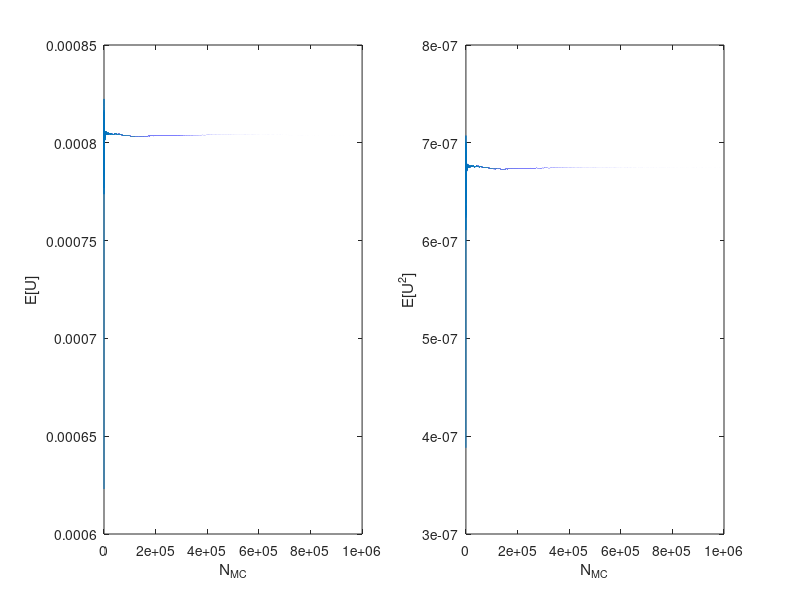

The MATLAB script that drew this image: (Note: this script raises an error after producing the figure.)
%problem parameters
b = 0.5;
h = 0.3;
L = 5;
P = 0.01;

U = @(Y) P*L.^3/4/b/h^3./Y;
%shape parameter
A = 25;
%scale parameter
B = 1200;

%%
%%MONTE CARLO
disp('======================MONTE CARLO========================')

%number of samples, Monte Carlo
Nmc0 = 1e6;
%draw random samples Nmc times
disp('sampling..........')
Y = gamrnd(A,B,Nmc0,1);
%solve the problem for each sample
U_mc = P*L^3./(4*b*h^3*Y);
%compute convergence
U_convergence = cumsum(U_mc)'./(1:Nmc0);
U2_convergence = cumsum(U_mc.^2)'./(1:Nmc0);

%plot results
figure(1);
subplot(1,2,1);
plot(U_convergence);
xlabel('N_{MC}');
ylabel('E[U]');

subplot(1,2,2);
plot(U2_convergence);
xlabel('N_{MC}');
ylabel('E[U^2]');

%%
%%PCE, PSEUDO-PROJECTION
disp('================PCE, PSEUDO PROJECTION===================')

% number of samples, Monte Carlo
Nmc = 1e6;
Npce = 9;
u_sp = [];

%draw random samples Nmc times
disp('sampling..........')
X = gamrnd(A,1,Nmc,1);
U_sp = zeros(Nmc,1);

for i = 0:Npce-1
    fprintf("finding u%d.............\n",i);
    %approximate each PCE coefficient
    u_i = sum(U(B*X).*laguerreN(i,A-1,X))/Nmc;
    u_sp = [u_sp, u_i];
    U_sp = U_sp + u_i*laguerreN(i,A-1,X);
end

%plot results
figure(2);
subplot(1,2,1);
plot(0:Npce-1,u_sp,'o-');
hold on

subplot(1,2,2);
ksdensity(U_mc);
hold on
ksdensity(U_sp);

%%
%%collocation
disp('====================PCE, QUADRATURE======================')

% number of samples, Monte Carlo
Nmc = 1e6;
Npce = 9;
u_colloc = [];

%draw random samples Nmc times
X = gamrnd(A,1,Nmc,1);
U_colloc = zeros(Nmc,1);

for i = 0:Npce-1
    fprintf("finding u%d.............\n",i);
    [z,w] = gen_laguerre_rule(20,A-1,0,1,'qr');
    u_i = sum(U(B*z).*w.*laguerreN(i,A-1,z))/gamma(A);
    u_colloc = [u_colloc, u_i];
    U_colloc = U_colloc + u_i*laguerreN(i,A-1,X);
end

%plot results
subplot(1,2,1);
plot(0:Npce-1,u_colloc,'o-');

subplot(1,2,2);
ksdensity(U_colloc);

%%
%%sparse grid
disp('====================PCE, SPARSE GRID======================')

% number of samples, Monte Carlo
Nmc = 1e6;
Npce = 9;
u_sg = [];

%draw random samples Nmc times
X = gamrnd(A,1,Nmc,1);
U_sg = zeros(Nmc,1);
options = spset('MinDepth',6,'MaxDepth',6,'GridType','Gauss-Patterson','SparseIndices','on');

for i = 0:Npce-1
    fprintf("finding u%d.............\n",i);
    f = @(X) (U(B*X).*laguerreN(i,A-1,X).*X.^(A-1).*exp(-X) + U(B./X).*laguerreN(i,A-1,1./X).*X.^(-A-1).*exp(-1./X))/gamma(A);
    z = spvals(f,1,[],options);
    u_i = spquad(z);
    u_sg = [u_sg, u_i];
    U_sg = U_sg + u_i*laguerreN(i,A-1,X);
end

%plot results
subplot(1,2,1);
plot(0:Npce-1,u_sg,'o-');
ylabel('u_i');
xlabel('i');
legend('pseudo-projection','collocation','sparse grid');

subplot(1,2,2);
ksdensity(U_sg);
ylabel('P_Y');
xlabel('U(Y)');
xlim([0,2e-3]);
legend('Monte Carlo','pseudo-projection','collocation','sparse grid');